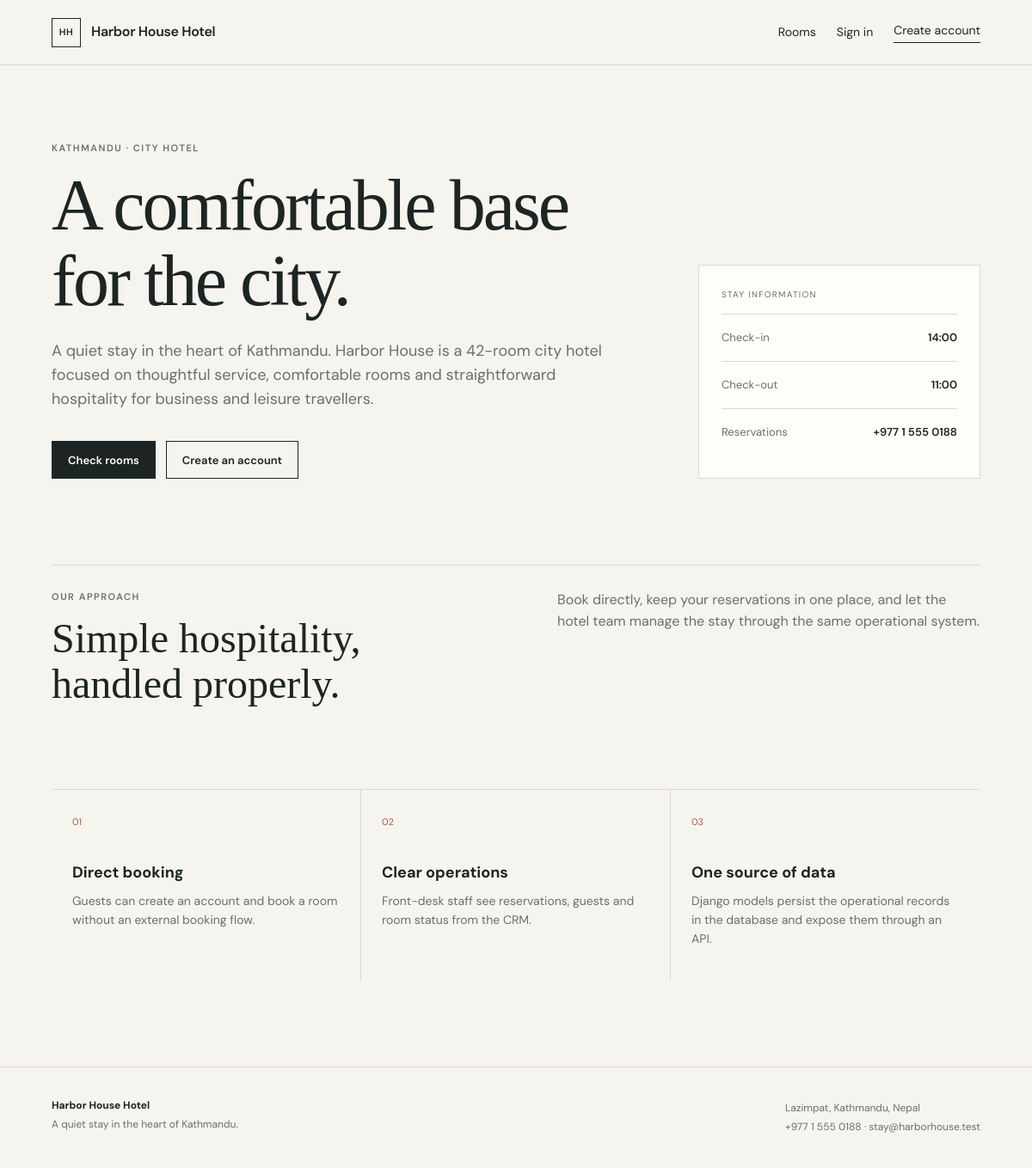
The page / on the database its author committed.
### hotel/models.py (models this page shows, shortened)
class HotelProfile(models.Model):
    name = models.CharField(max_length=160)
    tagline = models.CharField(max_length=240, blank=True)
    about = models.TextField(blank=True)
    phone = models.CharField(max_length=80, blank=True)
    email = models.EmailField(blank=True)
    address = models.CharField(max_length=240, blank=True)
    check_in_time = models.TimeField(default="14:00")
    check_out_time = models.TimeField(default="11:00")

### hotel/views.py (the view)
# urls.py: path("", views.home, name="home"),
def home(request):
    return render(request, "hotel/home.html", hotel_context())

### hotel/views.py (called while the page is built)
def hotel_context():
    return {"hotel": HotelProfile.objects.first()}

### templates/hotel/home.html (shortened to what this page needs)
{% extends "base.html" %}
{% block content %}
<section class="hero">
  <div class="hero-copy">
    <p class="eyebrow">KATHMANDU · CITY HOTEL</p>
    <h1>A comfortable base for the city.</h1>
    <p class="lead">{{ hotel.tagline }} {{ hotel.about }}</p>
    <div class="actions">
      <a class="button button-dark" href="{% url 'rooms' %}">Check rooms</a>
      {% if not request.user.is_authenticated %}<a class="button button-light" href="{% url 'signup' %}">Create an account</a>{% endif %}
    </div>
  </div>
  <div class="hero-panel">
    <div class="hero-panel-top">STAY INFORMATION</div>
    <dl>
      <div><dt>Check-in</dt><dd>{{ hotel.check_in_time|time:"H:i" }}</dd></div>
      <div><dt>Check-out</dt><dd>{{ hotel.check_out_time|time:"H:i" }}</dd></div>
      <div><dt>Reservations</dt><dd>{{ hotel.phone }}</dd></div>
    </dl>
  </div>
</section>
<section class="section">
  <div class="section-heading">
    <div><p class="eyebrow">OUR APPROACH</p><h2>Simple hospitality, handled properly.</h2></div>
    <p>Book directly, keep your reservations in one place, and let the hotel team manage the stay through the same operational system.</p>
  </div>
  <div class="principles">
    <article><span>01</span><h3>Direct booking</h3><p>Guests can create an account and book a room without an external booking flow.</p></article>
    <article><span>02</span><h3>Clear operations</h3><p>Front-desk staff see reservations, guests and room status from the CRM.</p></article>
    <article><span>03</span><h3>One source of data</h3><p>Django models persist the operational records in the database and expose them through an API.</p></article>
  </div>
</section>
{% endblock %}

### templates/base.html (shortened to what this page needs)
{% load static %}
<!doctype html>
<html lang="en">
<head>
  <link rel="stylesheet" href="{% static 'css/site.css' %}?v=1.2">
</head>
<body>
<header class="site-header">
  <a class="brand" href="{% url 'home' %}">
    <span class="brand-mark">HH</span>
    <span>{{ hotel.name|default:"Hotel" }}</span>
  </a>
  <nav>
    <a href="{% url 'rooms' %}">Rooms</a>
    {% if request.user.is_authenticated %}
      <a href="{% url 'my_bookings' %}">My bookings</a>
      <a href="{% url 'profile' %}">Profile</a>
      {% if request.user.is_staff %}<a href="{% url 'crm_dashboard' %}">CRM</a>{% endif %}
      <a href="{% url 'logout' %}">Sign out</a>
    {% else %}
      <a href="{% url 'login' %}">Sign in</a>
      <a class="nav-cta" href="{% url 'signup' %}">Create account</a>
    {% endif %}
  </nav>
</header>
<main>{% block content %}{% endblock %}</main>
<footer class="site-footer">
  <div>
    <strong>{{ hotel.name|default:"Hotel" }}</strong>
    <p>{{ hotel.tagline }}</p>
  </div>
  <div>
    <p>{{ hotel.address }}</p>
    <p>{{ hotel.phone }} · {{ hotel.email }}</p>
  </div>
</footer>
</body>
</html>

### static/css/site.css (style rules this page uses)
:root { --ink: #1c2523; --muted: #66716d; --paper: #f6f4ef; --panel: #fffdfa; --line: #ddd9d0; --accent: #a65d3f; --soft: #ece8df; --good: #356b4d; --warn: #9a6b27; --danger: #a24d4d; }
* { box-sizing: border-box }
body { margin: 0; background: var(--paper); color: var(--ink); font-family: "DM Sans", sans-serif; line-height: 1.55 }
a { color: inherit }
.site-header { height: 76px; border-bottom: 1px solid var(--line); display: flex; align-items: center; justify-content: space-between; padding: 0 5vw; background: rgba(246, 244, 239, .96); position: sticky; top: 0; z-index: 5 }
.brand { display: flex; gap: 12px; align-items: center; text-decoration: none; font-weight: 600; letter-spacing: -.02em }
.brand-mark { width: 34px; height: 34px; border: 1px solid var(--ink); display: grid; place-items: center; font-size: 11px; letter-spacing: .05em }
nav { display: flex; align-items: center; gap: 24px; font-size: 14px }
nav a { text-decoration: none }
.nav-cta { border-bottom: 1px solid var(--ink); padding-bottom: 3px }
main { min-height: calc(100vh - 180px) }
.hero { max-width: 1240px; margin: 0 auto; padding: 88px 5vw 100px; display: grid; grid-template-columns: 1.4fr .7fr; gap: 8vw; align-items: end }
.eyebrow { font-size: 11px; letter-spacing: .14em; font-weight: 600; color: var(--muted); margin: 0 0 14px }
h1, h2, h3, p { margin-top: 0 }
.hero h1, .page-heading h1, .crm-header h1, .auth-intro h1 { font-family: "Playfair Display", serif; font-weight: 500; line-height: 1.05; letter-spacing: -.035em }
.hero h1 { font-size: clamp(52px, 7vw, 92px); max-width: 800px; margin-bottom: 24px }
.lead { font-size: 18px; color: var(--muted); max-width: 720px }
.actions { display: flex; gap: 12px; margin-top: 34px }
.button { display: inline-flex; justify-content: center; align-items: center; min-height: 44px; padding: 0 18px; text-decoration: none; border: 1px solid var(--ink); font: 600 13px "DM Sans", sans-serif; cursor: pointer }
.button-dark { background: var(--ink); color: #fff }
.button-light { background: transparent; color: var(--ink) }
.hero-panel, .form-panel, .table-panel, .room-board, .profile-card { background: var(--panel); border: 1px solid var(--line) }
.hero-panel { padding: 26px }
.hero-panel-top { font-size: 10px; letter-spacing: .13em; color: var(--muted); border-bottom: 1px solid var(--line); padding-bottom: 14px }
dl { margin: 0 }
.hero-panel dl div { display: flex; justify-content: space-between; padding: 17px 0; border-bottom: 1px solid var(--line) }
.hero-panel dl div:last-child { border-bottom: 0 }
dt { color: var(--muted); font-size: 13px }
dd { margin: 0; font-weight: 600; font-size: 13px }
.section { max-width: 1240px; margin: 0 auto; padding: 0 5vw 100px }
.section-heading { border-top: 1px solid var(--line); padding-top: 28px; display: grid; grid-template-columns: 1fr 1fr; gap: 8vw }
.section-heading h2 { font: 500 clamp(34px, 4vw, 54px)/1.1 "Playfair Display", serif; max-width: 620px }
.section-heading>p { color: var(--muted); max-width: 520px }
.principles { display: grid; grid-template-columns: repeat(3, 1fr); margin-top: 55px; border-top: 1px solid var(--line) }
.principles article { padding: 24px; border-right: 1px solid var(--line) }
.principles article:last-child { border-right: 0 }
.principles span { font-size: 11px; color: var(--accent) }
.principles h3 { margin: 35px 0 8px; font-size: 18px }
.principles p { color: var(--muted); font-size: 14px }
.site-footer { border-top: 1px solid var(--line); padding: 35px 5vw; display: flex; justify-content: space-between; color: var(--muted); font-size: 12px }
.site-footer strong { color: var(--ink) }
.site-footer p { margin: 3px 0 }

### rows shown on the page
HotelProfile: name "Harbor House Hotel", tagline "A quiet stay in the heart of Kathmandu.", about "Harbor House is a 42-room city hotel focused on thoughtful service, comfortable rooms and straightforward hospitality for business and leisure travellers.", check_in_time "14:00", check_out_time "11:00", phone "+977 1 555 0188", address "Lazimpat, Kathmandu, Nepal", email "stay@harborhouse.test"
